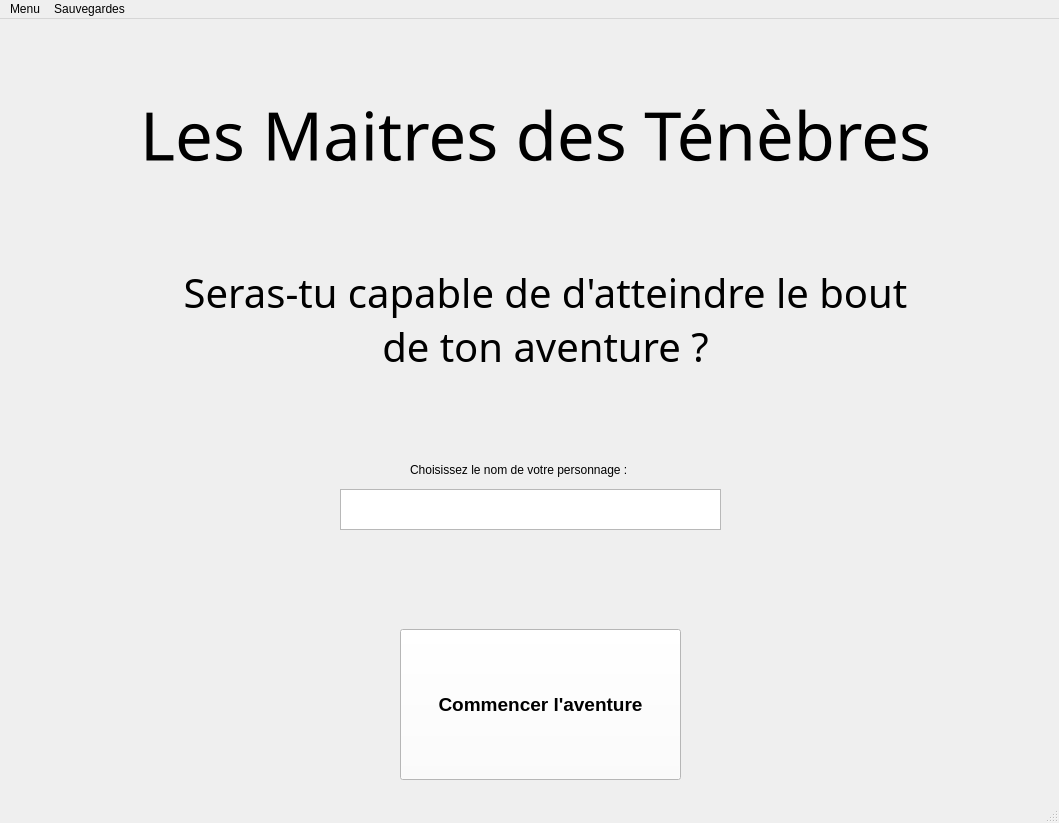
<?xml version="1.0" encoding="UTF-8"?>
<ui version="4.0">
 <class>MainWindow</class>
 <widget class="QMainWindow" name="MainWindow">
  <property name="geometry">
   <rect>
    <x>0</x>
    <y>0</y>
    <width>1059</width>
    <height>823</height>
   </rect>
  </property>
  <property name="windowTitle">
   <string>MainWindow</string>
  </property>
  <property name="styleSheet">
   <string notr="true"/>
  </property>
  <widget class="QWidget" name="centralwidget">
   <widget class="QLabel" name="labelTitreLivre">
    <property name="geometry">
     <rect>
      <x>60</x>
      <y>40</y>
      <width>951</width>
      <height>151</height>
     </rect>
    </property>
    <property name="font">
     <font>
      <family>Viner Hand ITC</family>
      <pointsize>50</pointsize>
      <weight>50</weight>
      <bold>false</bold>
     </font>
    </property>
    <property name="text">
     <string>Les Maitres des Ténèbres</string>
    </property>
    <property name="textFormat">
     <enum>Qt::AutoText</enum>
    </property>
    <property name="alignment">
     <set>Qt::AlignCenter</set>
    </property>
   </widget>
   <widget class="QLabel" name="labelSousTitreLivre">
    <property name="geometry">
     <rect>
      <x>170</x>
      <y>160</y>
      <width>751</width>
      <height>281</height>
     </rect>
    </property>
    <property name="font">
     <font>
      <family>Viner Hand ITC</family>
      <pointsize>30</pointsize>
      <weight>50</weight>
      <bold>false</bold>
     </font>
    </property>
    <property name="text">
     <string>Seras-tu capable de d'atteindre le bout de ton aventure ?</string>
    </property>
    <property name="textFormat">
     <enum>Qt::AutoText</enum>
    </property>
    <property name="alignment">
     <set>Qt::AlignCenter</set>
    </property>
    <property name="wordWrap">
     <bool>true</bool>
    </property>
   </widget>
   <widget class="QPushButton" name="pushButtonDebutPartie">
    <property name="geometry">
     <rect>
      <x>400</x>
      <y>610</y>
      <width>281</width>
      <height>151</height>
     </rect>
    </property>
    <property name="font">
     <font>
      <pointsize>14</pointsize>
      <weight>75</weight>
      <bold>true</bold>
     </font>
    </property>
    <property name="styleSheet">
     <string notr="true">background-color: rgb(255, 255, 255);</string>
    </property>
    <property name="text">
     <string>Commencer l'aventure</string>
    </property>
   </widget>
   <widget class="QTextEdit" name="textEditNomPersonnage">
    <property name="geometry">
     <rect>
      <x>340</x>
      <y>470</y>
      <width>381</width>
      <height>41</height>
     </rect>
    </property>
   </widget>
   <widget class="QLabel" name="labelNomPersonnage">
    <property name="geometry">
     <rect>
      <x>410</x>
      <y>440</y>
      <width>251</width>
      <height>21</height>
     </rect>
    </property>
    <property name="text">
     <string>Choisissez le nom de votre personnage :</string>
    </property>
   </widget>
  </widget>
  <widget class="QMenuBar" name="menubar">
   <property name="geometry">
    <rect>
     <x>0</x>
     <y>0</y>
     <width>1059</width>
     <height>26</height>
    </rect>
   </property>
   <widget class="QMenu" name="menuMenu">
    <property name="title">
     <string>Menu</string>
    </property>
   </widget>
   <widget class="QMenu" name="menuSauvegarde">
    <property name="title">
     <string>Sauvegardes</string>
    </property>
   </widget>
   <addaction name="menuMenu"/>
   <addaction name="menuSauvegarde"/>
  </widget>
  <widget class="QStatusBar" name="statusbar"/>
 </widget>
 <resources>
  <include location="../couverture.qrc"/>
 </resources>
 <connections/>
</ui>
